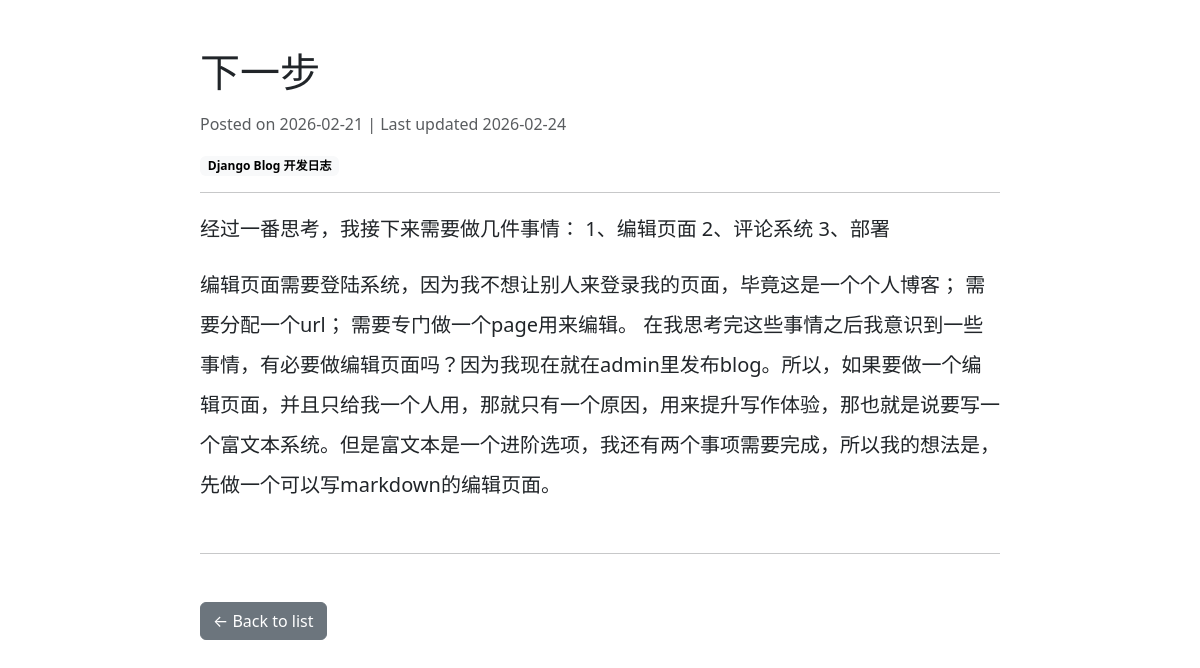
Page /posts/2/ on the committed database.
### posts/models.py (models this page shows, shortened)
class Post(models.Model):
    STATUS_CHOICES = [("draft", "Draft"), ("published", "Published")]
    title = models.CharField(max_length=100)
    content = models.TextField()
    description = models.CharField(max_length=200)
    category = models.ForeignKey(
        Category, null=True, blank=True,
        related_name="posts",
        on_delete=models.SET_NULL
    )
    status = models.CharField(max_length=10, choices=STATUS_CHOICES, default="draft")
    published_at = models.DateTimeField(null=True, blank=True)
    created_at = models.DateTimeField(auto_now_add=True)
    updated_at = models.DateTimeField(auto_now=True)

class Category(models.Model):
    name = models.CharField(max_length=100)
    slug = models.SlugField(max_length=100, unique=True)
    parent = models.ForeignKey(
        "self",
        null=True, blank=True,
        related_name="children",
        on_delete=models.CASCADE,
    )
    class Meta:
        verbose_name_plural = "Categories"

### posts/views.py (the view)
# urls.py: path('<int:pk>/', PostDetailView.as_view(), name='post_detail'),
class PostDetailView(DetailView):
    model = Post
    template_name = "posts/post_detail.html"
    def get_queryset(self):
        return Post.objects.filter(status="published")
    def get_context_data(self, **kwargs):
        ctx = super().get_context_data(**kwargs)
        html = md.markdown(self.object.content, extensions=["fenced_code", "tables"])
        clean = bleach.clean(html, tags=ALLOWED_TAGS, attributes=ALLOWED_ATTRS, strip=True)
        clean = clean.replace("<table>", '<table class="table table-striped">')
        ctx["content_html"] = mark_safe(clean)
        return ctx

### posts/templates/posts/post_detail.html (shortened to what this page needs)
{% load static %}
<!doctype html>
<html lang="en">
<head>
  <link rel="stylesheet" href="{% static 'posts/bootstrap.min.css' %}">
</head>
<body>
<div class="container mt-5">
  <article class="mx-auto" style="max-width: 800px;">
    <h1 class="mb-3">{{ object.title }}</h1>
    <p class="text-muted">
      Posted on {{ object.published_at|default:object.created_at|date:"Y-m-d" }}
      | Last updated {{ object.updated_at|date:"Y-m-d" }}
    </p>
    {% if object.category %}
      <p class="mb-3">
        <span class="badge text-bg-light">
          {{ object.category.name }}
        </span>
      </p>
    {% endif %}
    <hr>
    <div class="fs-5 lh-lg">
      {{ content_html }}
    </div>
    <hr class="my-5">
    <a href="{% url 'post_list' %}" class="btn btn-secondary">
      ← Back to list
    </a>
  </article>
</div>
</body>
</html>

### rows in the picture
Post: title "下一步", published_at "2026-02-21", updated_at "2026-02-24", category.name "Django Blog 开发日志"
